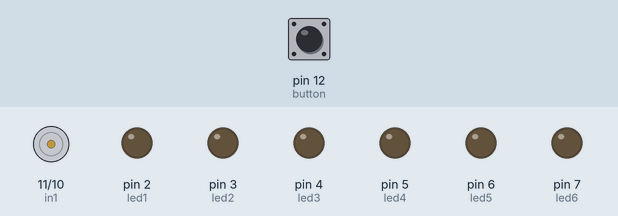
Recording of a sketch running on a simulated Arduino Uno, built with avr-gcc and run on an emulated ATmega328P. Parts: motor-driver pin pairs drawn as motors (green arrow = first pin HIGH = forward, orange = second pin HIGH = backward, longer = more drive, scaled by the enable pin), output pins drawn as LEDs (lit = HIGH). Dashed ring = blinking. The test bench sets the inputs (shaded band); at power-on: pin 12 (button) HIGH.

Above: at 1.2 s.
1.3 s: pin 12 (button) pulled LOW for 1 s
At 1.55 s:
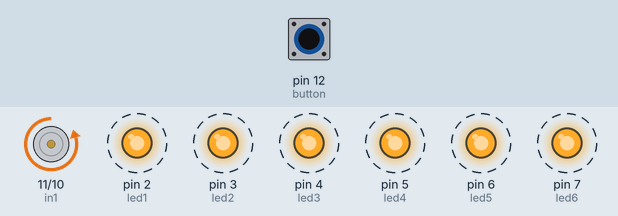
4.3 s: pin 12 (button) pulled LOW for 0.15 s
At 4.8 s:
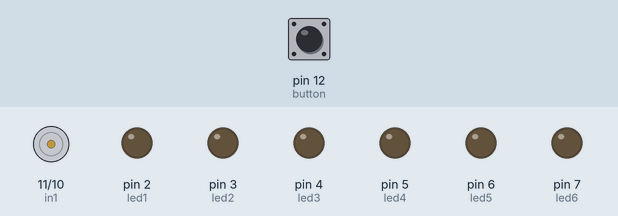
5.9 s: pin 12 (button) pulled LOW for 3.2 s
At 6.05 s:
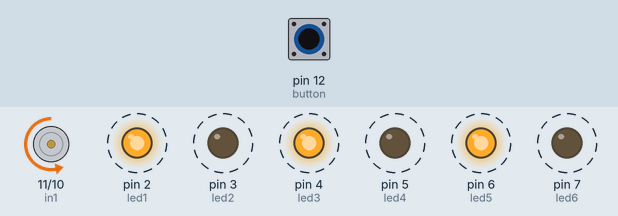
Timing chart, 0 to 10.5 s (numbered marks = the images above; inputs shaded):
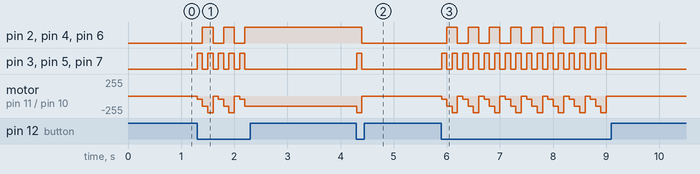

The sketch:

topik6_sisdig.ino
```cpp
int in1 = 11;
int in2 = 10;
int en = 9;
int button = 12;
int led1 = 2;
int led2 = 3;
int led3 = 4;
int led4 = 5;
int led5 = 6;
int led6 = 7;
int a = 0;

void setup () {
pinMode(in1, OUTPUT);
pinMode(in2, OUTPUT);
pinMode(en, OUTPUT);
pinMode(led1, OUTPUT);
pinMode(led2, OUTPUT);
pinMode(led3, OUTPUT);
pinMode(led4, OUTPUT);
pinMode(led5, OUTPUT);
pinMode(led6, OUTPUT);
pinMode(button, INPUT);
}

void mode1()
{
   digitalWrite(in1, LOW);
   digitalWrite(in2, HIGH);
   analogWrite(en, 50);
   digitalWrite(led1, LOW);
   digitalWrite(led3, LOW);
   digitalWrite(led5, LOW);
   digitalWrite(led2, HIGH);
   digitalWrite(led4, HIGH);
   digitalWrite(led6, HIGH);
}

void mode2()
{
   digitalWrite(in1, LOW);
   digitalWrite(in2, HIGH);
   analogWrite(en, 150);
   digitalWrite(led1, HIGH);
   digitalWrite(led3, HIGH);
   digitalWrite(led5, HIGH);
   digitalWrite(led2, LOW);
   digitalWrite(led4, LOW);
   digitalWrite(led6, LOW);
}

void mode3()
{
   digitalWrite(in1, LOW);
   digitalWrite(in2, HIGH);
   analogWrite(en, 250);
   digitalWrite(led1, HIGH);
   digitalWrite(led3, HIGH);
   digitalWrite(led5, HIGH);
   digitalWrite(led2, HIGH);
   digitalWrite(led4, HIGH);
   digitalWrite(led6, HIGH);
}

void mode4()
{
   digitalWrite(in1, LOW);
   digitalWrite(in2, LOW);
   digitalWrite(led1, LOW);
   digitalWrite(led3, LOW);
   digitalWrite(led5, LOW);
   digitalWrite(led2, LOW);
   digitalWrite(led4, LOW);
   digitalWrite(led6, LOW);
    a = 0;
}

void loop()
{
  if(digitalRead(button) == 0)
  {
    a = a+1;
    if (a == 1)
  {
    mode1();
  }
  if (a == 2)
  {
    mode2();
  }
   if (a == 3)
  {
    mode3();
  }
  if (a == 4)
  {
   mode4();
  }
  }
  delay(100);
}
```

Measured:
- after the input at 1.3 s, pin 2 (led1): alternates HIGH for 0.20 s and LOW for 0.20 s, 5 changes in all, then stays HIGH, starting after 0.10 s; pin 3 (led2): alternates HIGH for 0.10 s and LOW for 0.10 s, 10 changes in all, then stays LOW, starting at once
- after the input at 4.3 s, pin 2 (led1), pin 4 (led3), pin 6 (led5): HIGH → LOW after 0.10 s; pin 3 (led2), pin 5 (led4), pin 7 (led6): LOW → HIGH at once, → LOW 0.10 s later; motor on pin 11 (in1) / pin 10 (in2): backward 150/255 → backward 250/255 at once, → stopped 0.10 s later
- after the input at 5.9 s, pin 2 (led1): alternates HIGH for 0.20 s and LOW for 0.20 s, 16 changes in all, then stays LOW, starting after 0.10 s; pin 3 (led2): alternates HIGH for 0.10 s and LOW for 0.10 s, 32 changes in all, then stays LOW, starting at once
